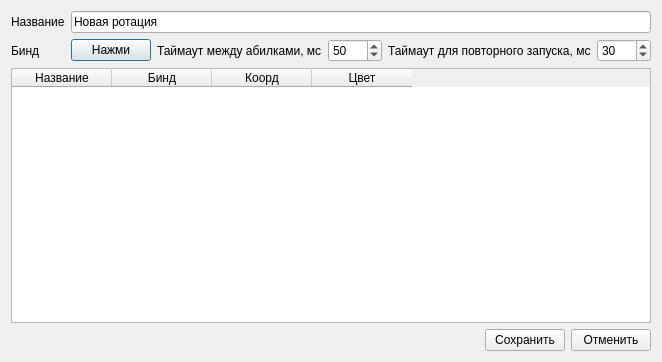
<?xml version="1.0" encoding="UTF-8"?>
<ui version="4.0">
 <class>Dialog</class>
 <widget class="QDialog" name="Dialog">
  <property name="geometry">
   <rect>
    <x>0</x>
    <y>0</y>
    <width>603</width>
    <height>362</height>
   </rect>
  </property>
  <property name="sizePolicy">
   <sizepolicy hsizetype="Preferred" vsizetype="Preferred">
    <horstretch>0</horstretch>
    <verstretch>0</verstretch>
   </sizepolicy>
  </property>
  <property name="windowTitle">
   <string>Ротация</string>
  </property>
  <layout class="QVBoxLayout" name="verticalLayout_2">
   <item>
    <layout class="QGridLayout" name="gid">
     <item row="1" column="1">
      <widget class="QPushButton" name="bindButton">
       <property name="text">
        <string>Нажми</string>
       </property>
      </widget>
     </item>
     <item row="1" column="2">
      <widget class="QLabel" name="label_3">
       <property name="text">
        <string>Таймаут между абилками, мс</string>
       </property>
      </widget>
     </item>
     <item row="1" column="3">
      <widget class="QSpinBox" name="abilityTimeoutField">
       <property name="minimum">
        <number>1</number>
       </property>
       <property name="maximum">
        <number>1000</number>
       </property>
       <property name="value">
        <number>50</number>
       </property>
      </widget>
     </item>
     <item row="1" column="4">
      <widget class="QLabel" name="label_4">
       <property name="text">
        <string>Таймаут для повторного запуска, мс</string>
       </property>
      </widget>
     </item>
     <item row="0" column="0">
      <widget class="QLabel" name="label">
       <property name="text">
        <string>Название</string>
       </property>
      </widget>
     </item>
     <item row="1" column="5" colspan="2">
      <widget class="QSpinBox" name="globalTimeoutField">
       <property name="minimum">
        <number>1</number>
       </property>
       <property name="maximum">
        <number>1000</number>
       </property>
       <property name="value">
        <number>30</number>
       </property>
      </widget>
     </item>
     <item row="1" column="0">
      <widget class="QLabel" name="label_2">
       <property name="text">
        <string>Бинд</string>
       </property>
      </widget>
     </item>
     <item row="0" column="1" colspan="6">
      <widget class="QLineEdit" name="rotationNameTextField">
       <property name="text">
        <string>Новая ротация</string>
       </property>
       <property name="placeholderText">
        <string>Введите название новой ротации</string>
       </property>
      </widget>
     </item>
    </layout>
   </item>
   <item>
    <widget class="QTableWidget" name="abilityTable">
     <property name="contextMenuPolicy">
      <enum>Qt::CustomContextMenu</enum>
     </property>
     <attribute name="verticalHeaderVisible">
      <bool>true</bool>
     </attribute>
     <column>
      <property name="text">
       <string>Название</string>
      </property>
     </column>
     <column>
      <property name="text">
       <string>Бинд</string>
      </property>
     </column>
     <column>
      <property name="text">
       <string>Коорд</string>
      </property>
     </column>
     <column>
      <property name="text">
       <string>Цвет</string>
      </property>
     </column>
    </widget>
   </item>
   <item>
    <layout class="QHBoxLayout" name="horizontalLayout">
     <item>
      <spacer name="horizontalSpacer">
       <property name="orientation">
        <enum>Qt::Horizontal</enum>
       </property>
       <property name="sizeHint" stdset="0">
        <size>
         <width>40</width>
         <height>20</height>
        </size>
       </property>
      </spacer>
     </item>
     <item>
      <widget class="QPushButton" name="saveButton">
       <property name="text">
        <string>Сохранить</string>
       </property>
      </widget>
     </item>
     <item>
      <widget class="QPushButton" name="cancelButton">
       <property name="text">
        <string>Отменить</string>
       </property>
      </widget>
     </item>
    </layout>
   </item>
  </layout>
 </widget>
 <tabstops>
  <tabstop>rotationNameTextField</tabstop>
  <tabstop>abilityTimeoutField</tabstop>
  <tabstop>globalTimeoutField</tabstop>
  <tabstop>saveButton</tabstop>
  <tabstop>cancelButton</tabstop>
 </tabstops>
 <resources/>
 <connections/>
</ui>
